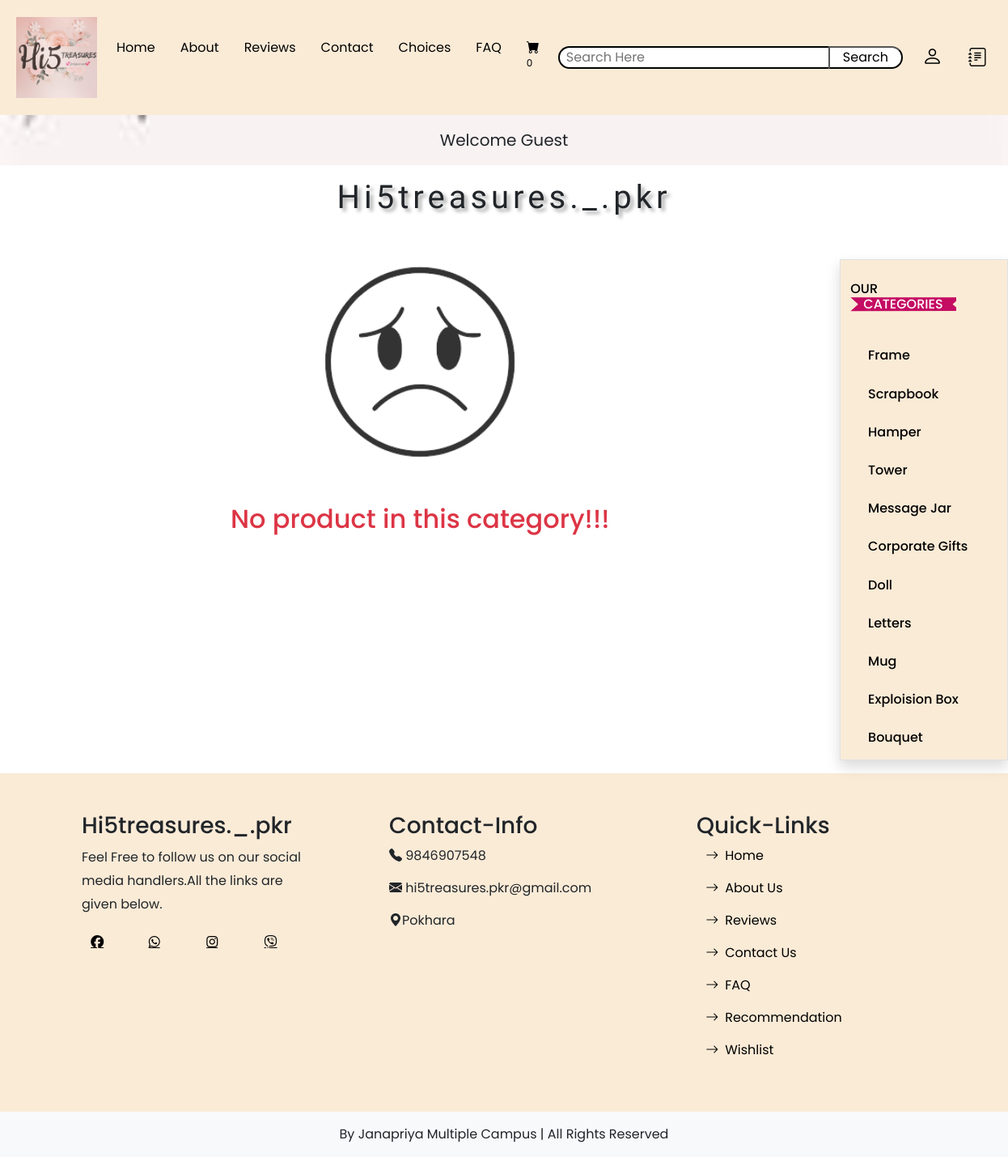
Screenshot of /home.php?category=2 with the database file from the repository.
### tables this page shows
CREATE TABLE `about_us` (
  `about_id` int(11) NOT NULL,
  `company_name` varchar(255) NOT NULL,
  `company_logo` varchar(255) NOT NULL,
  `about_us` mediumtext NOT NULL,
  `location` varchar(100) NOT NULL,
  `email` varchar(100) NOT NULL,
  `phone` varchar(15) NOT NULL,
  `insta_link` varchar(255) NOT NULL,
  `fb_link` varchar(255) NOT NULL,
  `viber_link` varchar(255) NOT NULL,
  `whatsapp_link` varchar(255) NOT NULL,
  `extra_info` mediumtext NOT NULL,
  `motto` varchar(100) NOT NULL
);

CREATE TABLE `categories` (
  `category_id` int(11) NOT NULL,
  `category_title` varchar(255) NOT NULL
);

### include_aboutus.php (called while the page is built, shortened)
<?php
include('includes/connect.php');
$select_query = mysqli_query($con, "Select * from about_us");
$result = mysqli_fetch_assoc($select_query);
$company_name = $result['company_name'];
$logo = $result['company_logo'];
$contact = $result['phone'];
$address = $result['location'];
$email = $result['email'];
$fb_link = $result['fb_link'];
$whatsapp_link = $result['whatsapp_link'];
$viber_link = $result['viber_link'];
$insta_link = $result['insta_link'];
?>

### home.php (the view, shortened to what this page needs)
<?php
include('navbar.php');
include('include_aboutus.php');
?>
<!DOCTYPE html>
<html lang="en">
<head>
    <link href="https://cdn.jsdelivr.net/npm/bootstrap@5.0.2/dist/css/bootstrap.min.css" rel="stylesheet">
    <link rel="stylesheet" href="https://cdn.jsdelivr.net/npm/bootstrap-icons@1.11.2/font/bootstrap-icons.min.css">
    <link href="css/style.css" rel="stylesheet">
</head>
<body>
    <div class="font-effect-shadow-multiple">
    <h1 class="text-center my-1"><?php echo $company_name; ?></h1>
  </div>
  <div class="container-fluid">
    <div class="row">
      <div class="col-xl-10 col-lg-10 col-md-10 col-sm-12 col-12">
      </div>
      <div class='col-md-2 bg mb-3 mt-5 border shadow'>
        <ul class="navbar-nav me-auto">
          <li class="nav-item m-auto my-3">
            <a href="#" class="nav-link">
              <h6>OUR <span class="px-3">CATEGORIES</span></h6>
            </a>
          </li>
          <li class="nav-item m-auto">
            <?php
            $select_query = "Select * from categories order by rand()";
            $result_query = mysqli_query($con, $select_query);
            while ($row = mysqli_fetch_assoc($result_query)) {
              $category_id = $row['category_id'];
              $category_title = $row['category_title'];
              echo "<a href='home.php?category=$category_id' class='nav-link'><h6>$category_title</h6></a>";
            }
            ?>
          </li>
        </ul>
      </div>
    </div>
  </div>
</body>
</html>
  <?php
  include('footer.php');
  ?>

### navbar.php (shortened to what this page needs)
<?php
include('includes/connect.php');
include('functions/common_functions.php');
include('include_aboutus.php');
?>
<!DOCTYPE html>
<html lang="en">
<head>
  <link href="https://cdn.jsdelivr.net/npm/bootstrap@5.0.2/dist/css/bootstrap.min.css" rel="stylesheet">
  <link rel="stylesheet" href="https://cdn.jsdelivr.net/npm/bootstrap-icons@1.11.2/font/bootstrap-icons.min.css">
  <link href="css/style.css" rel="stylesheet">
</head>
<body>
  <nav class="navbar navbar-container navbar-expand-lg bg-body-tertiary">
    <div class="container-fluid m-2">
      <?php
      echo "<a class='navbar-brand' href='home.php'>
      <img src='admin_area/admin_images/$logo' alt='Company Logo' width='100' height='100'></a>";
      ?>
      <div class="collapse navbar-collapse" id="navbarSupportedContent">
        <ul class="navbar-nav me-auto mb-2 mb-lg-0">
          <li class="nav-item">
            <a class="nav-link active" aria-current="page" href="home.php">Home</a>
          </li>
          <li class="nav-item">
            <a class="nav-link" href="aboutus.php">About</a>
          </li>
          <li class="nav-item">
            <a class="nav-link" href="reviews.php">Reviews</a>
          </li>
          <li class="nav-item">
            <a class="nav-link" href="contact.php">Contact</a>
          </li>
          <li class="nav-item">
            <a class="nav-link" href="recommendation.php">Choices</a>
          </li>
          <li class="nav-item">
            <a class="nav-link" href="faq_display.php">FAQ</a>
          </li>
          <li class="nav-item">
            <a class="nav-link" href="cart.php"><i class="bi bi-cart-fill m-0"></i><sup><?php cart_item(); ?></sup></a>
          </li>
        </ul>
        <form class="d-flex" action="search_product.php" method="get">
          <input class="px-2 search" type="search" height="60" placeholder="Search Here" name="search_data">
          <input type="submit" value="Search" class="btn1 px-3 me-2" name="search_data_product">
        </form>
        <?php
        if (!isset($_SESSION['username'])) {
          echo "<a class='nav-link text-dark' href='./users_area/user_login.php'>
        <i class='bi bi-person'></i></a>";
          echo "<a class='nav-link text-dark ' href='./users_area/user_registration.php'>
        <i class='bi bi-journal-text'></i></a>";
        } else {
          echo "<a class='nav-link text-dark' href='./users_area/logout.php'>
        <i class='bi bi-box-arrow-in-right'></i></a>";
          echo "<a class='nav-link text-dark ' href='./users_area/profile.php'>
        <i class='bi bi-person'></i></a>";
        }
        ?>
      </div>
    </div>
  </nav>
  <nav class="navbar-light bg1">
    <div class="container">
      <div class="navbar1">
        <p class="text-center fs-5 p-2">
          <?php
          if (!isset($_SESSION['username'])) {
            echo "<a class='nav-link text-dark' href='#'>Welcome Guest</a>";
          } else {
            echo "<a class='nav-link text-dark' href='users_area/profile.php'>Welcome " . $_SESSION['username'] . "</a>";
          }
          ?>
        </p>
      </div>
    </div>
  </nav>
</body>
</html>

### footer.php (shortened to what this page needs)
<?php
include('includes/connect.php');
include('include_aboutus.php');
?>
<!DOCTYPE html>
<html lang="en">
<head>
  <link href="https://cdn.jsdelivr.net/npm/bootstrap@5.0.2/dist/css/bootstrap.min.css" rel="stylesheet">
  <link rel="stylesheet" href="https://cdn.jsdelivr.net/npm/bootstrap-icons@1.11.2/font/bootstrap-icons.min.css">
  <link rel="stylesheet" href="https://cdnjs.cloudflare.com/ajax/libs/font-awesome/6.5.2/css/all.min.css" />
  <link href="css/style.css" rel="stylesheet">
</head>
<body>
  <footer class="contact">
    <div class="container">
      <div class="row">
        <div class="col-lg-4 col-lg-4 col-md-12 col-sm-12 p-5 ">
          <div class="social-media ">
            <h3><?php echo $company_name; ?></h3>
            <p style="line-height: 1.8;">Feel Free to follow us on our social media handlers.All the links are given
              below.</p>
            <div class="socio ">
              <a href="<?php echo $fb_link; ?>" class="fa-brands fa-facebook h-50"></a>
              <a href="<?php echo $whatsapp_link; ?>" class="fa-brands fa-whatsapp h-50"></a>
              <a href="<?php echo $insta_link; ?>" class="fa-brands fa-instagram h-50"></a>
              <a href="<?php echo $viber_link; ?>" class="fa-brands fa-viber h-50"></a>
            </div>
          </div>
        </div>
        <div class="Contact-info col-lg-4 col-md-12 col-sm-12 p-5">
          <h3>Contact-Info</h3>
          <p>
            </h1><i class="bi bi-telephone-fill"></i> <?php echo $contact; ?></p>
          <p><i class="bi bi-envelope-fill"></i> <?php echo $email; ?></p>
          <p><i class="bi bi-geo-alt-fill"></i><?php echo $address; ?></p>
        </div>
         <div class="quick-links col-lg-4 col-md-12 col-sm-12  p-5">
          <h3>Quick-Links</h3>
          <p><a href="home.php" class="text-decoration-none"><i class="bi bi-arrow-right pe-2"></i>Home</a></p>
          <p><a href="aboutus.php" class="text-decoration-none"><i class="bi bi-arrow-right pe-2"></i>About Us</a></p>
          <p><a href="reviews.php" class="text-decoration-none"><i class="bi bi-arrow-right pe-2"></i>Reviews</a></p>
          <p><a href="contact.php" class="text-decoration-none"><i class="bi bi-arrow-right pe-2"></i>Contact Us</a></p>
          <p><a href="faq_display.php" class="text-decoration-none"><i class="bi bi-arrow-right pe-2"></i>FAQ</a></p>
          <p><a href="recommendation.php" class="text-decoration-none"><i class="bi bi-arrow-right pe-2"></i>Recommendation</a></p>
          <p><a href="wishlist.php" class="text-decoration-none"><i class="bi bi-arrow-right pe-2"></i>Wishlist</a></p>
        </div>
      </div>
    </div>
    <p class="text-center bg-light py-3"><a href="https://github.com/krishnaluharuka/Hi5treasures._.pkr" class="text-decoration-none text-dark"> By Janapriya Multiple Campus | All Rights Reserved</a></p>
  </footer>
</body>
</html>

### css/style.css (style rules this page uses)
* { padding: 0; margin: 0; box-sizing: border-box; font-family: 'Poppins', sans-serif; }
.navbar { background-color: antiquewhite; }
.nav-item a { text-decoration: none; color: black; font-weight: 400; text-transform: capitalize; margin-right: 15px; transition: all 0.4s; padding: 10px; }
.search { border: 2px solid black; background-color: white; border-radius: 20px 0px 0px 20px; border-right: none; }
.btn1 { background-color: white; color: black; border-radius: 0px 20px 20px 0px; transition: all 0.4s; }
.bi-person { font-size: 25px; color: black; cursor: pointer; padding-top: 5px; transition: all 0.4s; }
.contact { background: antiquewhite; background-size: cover; width: 100%; }
span { background: rgb(197, 12, 99); color: rgb(254, 253, 255); clip-path: polygon(100% 0%, 93% 50%, 100% 99%, 0% 100%, 7% 50%, 0% 0%); }
.contact .container .row a { color: black; padding: .5rem; height: 4rem; width: 4rem; border: 0px solid black; border-radius: .5rem; font-size: 1rem; margin-left: .2rem; }

### navbar.php (style rules this page uses)
.bi-journal-text { font-size: 23px; color: black; cursor: pointer; transition: all 0.4s; }
.bg1 { background-image: url(images/bg9.jpg); background-size: cover; background-repeat: no-repeat; }

### home.php (style rules this page uses)
.bg { background-color: antiquewhite; }
body { overflow-x: hidden; }
h1 { font-family: 'Tangerine', serif; font-size: 300%; text-shadow: 4px 4px 4px #aaa; font-weight: bold; letter-spacing: 5px; }
img { opacity: 0.8; }

### rows the page displays
about_us: company_logo (picture), company_name "Hi5treasures._.pkr", phone "9846907548", email "hi5treasures.pkr@gmail.com", location "Pokhara"
categories: category_title "Frame"
categories: category_title "Scrapbook"
categories: category_title "Hamper"
categories: category_title "Tower"
categories: category_title "Message Jar"
categories: category_title "Corporate Gifts"
categories: category_title "Doll"
categories: category_title "Letters"
categories: category_title "Mug"
categories: category_title "Exploision Box"
categories: category_title "Bouquet"

### other values shown
$count_cart_items "0"
